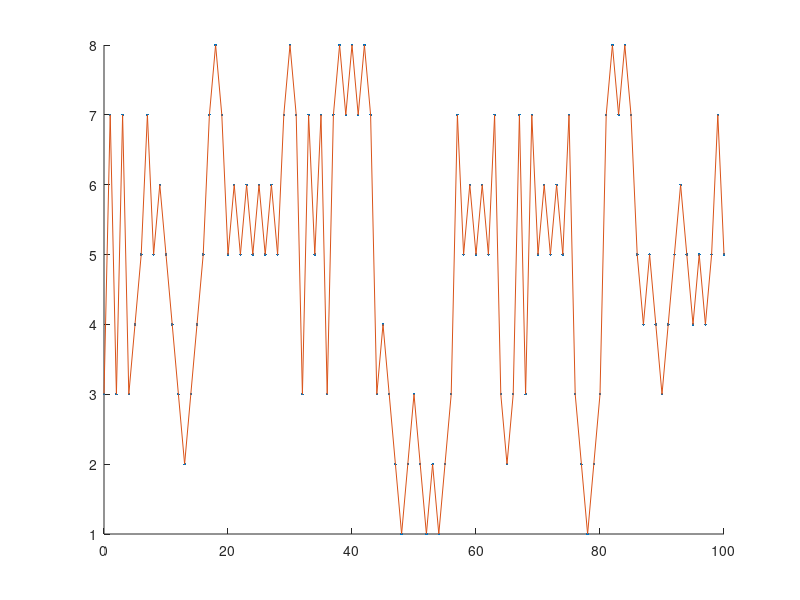

MATLAB code to generate this figure:
%maze.m
n = 101
a = 0.5; b = 1/3;
P = [0, 1, 0, 0, 0, 0, 0, 0; a, 0, a, 0, 0, 0, 0, 0;
     0, b, 0, b, 0, 0, b, 0; 0, 0, a, 0, a, 0, 0, 0;
     0, 0, 0, b, 0, b, b, 0; 0, 0, 0, 0, 1, 0, 0, 0;
     0, 0, b, 0, b, 0, 0, b; 0, 0, 0, 0, 0, 0, 1, 0 ]
x = zeros(1,n);
x(1)= 3;
for t=1:n-1
    x(t+1) = min(find(cumsum(P(x(t),:))> rand));
end
hold on
plot(0:n-1,x,'.')
plot(0:n-1,x)
hold off
